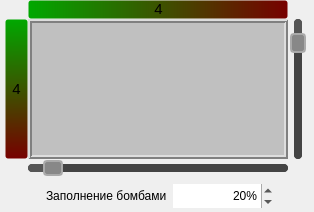
      <widget class="QWidget" name="scrollAreaCustomContents">
       <property name="geometry">
        <rect>
         <x>0</x>
         <y>0</y>
         <width>314</width>
         <height>212</height>
        </rect>
       </property>
       <layout class="QVBoxLayout" name="verticalLayoutCustom">
        <property name="leftMargin">
         <number>0</number>
        </property>
        <property name="topMargin">
         <number>0</number>
        </property>
        <property name="rightMargin">
         <number>0</number>
        </property>
        <property name="bottomMargin">
         <number>0</number>
        </property>
        <item>
         <layout class="QGridLayout" name="gridLayoutCustom">
          <property name="spacing">
           <number>0</number>
          </property>
          <item row="0" column="2">
           <widget class="QProgressBar" name="progressBarX">
            <property name="sizePolicy">
             <sizepolicy hsizetype="Fixed" vsizetype="Fixed">
              <horstretch>0</horstretch>
              <verstretch>0</verstretch>
             </sizepolicy>
            </property>
            <property name="minimumSize">
             <size>
              <width>260</width>
              <height>19</height>
             </size>
            </property>
            <property name="maximumSize">
             <size>
              <width>260</width>
              <height>19</height>
             </size>
            </property>
            <property name="font">
             <font>
              <pointsize>11</pointsize>
             </font>
            </property>
            <property name="contextMenuPolicy">
             <enum>Qt::ContextMenuPolicy::PreventContextMenu</enum>
            </property>
            <property name="styleSheet">
             <string notr="true">QProgressBar {
	background-color: qlineargradient(spread:pad, x1:0, y1:0.5, x2:1, y2:0.5, stop:0 rgba(0, 168, 0, 255), stop:1 rgba(119, 0, 0, 255));
	border: 1px solid dark;
	border-radius: 3px;
}
QProgressBar:chunk {
	background-color:rgba(255, 255, 255, 0);
}</string>
            </property>
            <property name="maximum">
             <number>65</number>
            </property>
            <property name="value">
             <number>4</number>
            </property>
            <property name="alignment">
             <set>Qt::AlignmentFlag::AlignCenter</set>
            </property>
            <property name="format">
             <string>%v</string>
            </property>
           </widget>
          </item>
          <item row="1" column="4">
           <spacer name="horizontalSpacer_4">
            <property name="orientation">
             <enum>Qt::Orientation::Horizontal</enum>
            </property>
            <property name="sizeHint" stdset="0">
             <size>
              <width>40</width>
              <height>20</height>
             </size>
            </property>
           </spacer>
          </item>
          <item row="1" column="1">
           <widget class="QProgressBar" name="progressBarY">
            <property name="sizePolicy">
             <sizepolicy hsizetype="Fixed" vsizetype="Fixed">
              <horstretch>0</horstretch>
              <verstretch>0</verstretch>
             </sizepolicy>
            </property>
            <property name="minimumSize">
             <size>
              <width>23</width>
              <height>140</height>
             </size>
            </property>
            <property name="maximumSize">
             <size>
              <width>23</width>
              <height>140</height>
             </size>
            </property>
            <property name="font">
             <font>
              <pointsize>11</pointsize>
             </font>
            </property>
            <property name="styleSheet">
             <string notr="true">QProgressBar {
	
	background-color: qlineargradient(spread:pad, x1:0.497, y1:0, x2:0.5, y2:1, stop:0 rgba(0, 168, 0, 255), stop:1 rgba(119, 0, 0, 255));
border: 1px solid dark;
	border-radius: 3px;
}
QProgressBar:chunk {
	background-color:rgba(255, 255, 255, 0);
}</string>
            </property>
            <property name="minimum">
             <number>0</number>
            </property>
            <property name="maximum">
             <number>35</number>
            </property>
            <property name="value">
             <number>4</number>
            </property>
            <property name="alignment">
             <set>Qt::AlignmentFlag::AlignCenter</set>
            </property>
            <property name="orientation">
             <enum>Qt::Orientation::Vertical</enum>
            </property>
            <property name="invertedAppearance">
             <bool>true</bool>
            </property>
            <property name="format">
             <string>%v</string>
            </property>
           </widget>
          </item>
          <item row="2" column="2">
           <widget class="QSlider" name="SliderX">
            <property name="sizePolicy">
             <sizepolicy hsizetype="Fixed" vsizetype="Fixed">
              <horstretch>0</horstretch>
              <verstretch>0</verstretch>
             </sizepolicy>
            </property>
            <property name="minimumSize">
             <size>
              <width>260</width>
              <height>19</height>
             </size>
            </property>
            <property name="maximumSize">
             <size>
              <width>260</width>
              <height>19</height>
             </size>
            </property>
            <property name="cursor">
             <cursorShape>SizeHorCursor</cursorShape>
            </property>
            <property name="styleSheet">
             <string notr="true">QSlider {
    background: transparent; /* Фон слайдера */
}

QSlider::groove:horizontal {
    background: #444; /* Цвет дорожки слайдера */
    height: 8px; /* Высота дорожки */
    border-radius: 4px; /* Скругление углов дорожки */
}

QSlider::handle:horizontal {
    background: #888; /* Цвет ползунка */
    border: 2px solid #aaa; /* Светлая рамка вокруг ползунка */
    width: 16px; /* Ширина ползунка */
    margin: -4px 0; /* Отступы */
    border-radius: 4px; /* Скругление углов ползунка */
}

QSlider::handle:horizontal:hover {
    background: #aaa; /* Цвет ползунка при наведении */
}

QSlider::sub-page:horizontal {
    background: #555; /* Цвет заполненной части слайдера */
    border-radius: 4px; /* Скругление углов заполненной части */
}

QSlider::add-page:horizontal {
    background: #444; /* Цвет незаполненной части слайдера */
    border-radius: 4px; /* Скругление углов незаполненной части */
}</string>
            </property>
            <property name="maximum">
             <number>65</number>
            </property>
            <property name="sliderPosition">
             <number>4</number>
            </property>
            <property name="orientation">
             <enum>Qt::Orientation::Horizontal</enum>
            </property>
           </widget>
          </item>
          <item row="1" column="0">
           <spacer name="horizontalSpacer_3">
            <property name="orientation">
             <enum>Qt::Orientation::Horizontal</enum>
            </property>
            <property name="sizeHint" stdset="0">
             <size>
              <width>40</width>
              <height>20</height>
             </size>
            </property>
           </spacer>
          </item>
          <item row="1" column="3">
           <widget class="QSlider" name="SliderY">
            <property name="sizePolicy">
             <sizepolicy hsizetype="MinimumExpanding" vsizetype="Fixed">
              <horstretch>0</horstretch>
              <verstretch>0</verstretch>
             </sizepolicy>
            </property>
            <property name="minimumSize">
             <size>
              <width>20</width>
              <height>140</height>
             </size>
            </property>
            <property name="maximumSize">
             <size>
              <width>40</width>
              <height>140</height>
             </size>
            </property>
            <property name="cursor">
             <cursorShape>SizeVerCursor</cursorShape>
            </property>
            <property name="styleSheet">
             <string notr="true">QSlider {
    background: transparent; /* Фон слайдера */
}

QSlider::groove:vertical {
    background: #444; /* Цвет дорожки слайдера */
    width: 8px; /* Ширина дорожки */
    border-radius: 4px; /* Скругление углов дорожки */
}

QSlider::handle:vertical {
    background: #888; /* Цвет ползунка */
    border: 2px solid #aaa; /* Светлая рамка вокруг ползунка */
    height: 16px; /* Высота ползунка */
    margin: 0 -4px; /* Отступы */
    border-radius: 4px; /* Скругление углов ползунка */
}

QSlider::handle:vertical:hover {
    background: #aaa; /* Цвет ползунка при наведении */
}

QSlider::sub-page:vertical {
    background: #555; /* Цвет заполненной части слайдера */
    border-radius: 4px; /* Скругление углов заполненной части */
}

QSlider::add-page:vertical {
    background: #444; /* Цвет незаполненной части слайдера */
    border-radius: 4px; /* Скругление углов незаполненной части */
}</string>
            </property>
            <property name="maximum">
             <number>35</number>
            </property>
            <property name="value">
             <number>4</number>
            </property>
            <property name="orientation">
             <enum>Qt::Orientation::Vertical</enum>
            </property>
            <property name="invertedAppearance">
             <bool>true</bool>
            </property>
           </widget>
          </item>
          <item row="1" column="2">
           <widget class="QFrame" name="frame">
            <property name="sizePolicy">
             <sizepolicy hsizetype="Fixed" vsizetype="Preferred">
              <horstretch>0</horstretch>
              <verstretch>0</verstretch>
             </sizepolicy>
            </property>
            <property name="minimumSize">
             <size>
              <width>0</width>
              <height>0</height>
             </size>
            </property>
            <property name="maximumSize">
             <size>
              <width>260</width>
              <height>140</height>
             </size>
            </property>
            <property name="autoFillBackground">
             <bool>false</bool>
            </property>
            <property name="styleSheet">
             <string notr="true">QFrame {
	background-color: silver;
}</string>
            </property>
            <property name="frameShape">
             <enum>QFrame::Shape::Box</enum>
            </property>
            <property name="frameShadow">
             <enum>QFrame::Shadow::Raised</enum>
            </property>
            <property name="lineWidth">
             <number>2</number>
            </property>
            <property name="midLineWidth">
             <number>0</number>
            </property>
           </widget>
          </item>
         </layout>
        </item>
        <item>
         <layout class="QFormLayout" name="formLayout_4">
          <property name="formAlignment">
           <set>Qt::AlignmentFlag::AlignHCenter|Qt::AlignmentFlag::AlignTop</set>
          </property>
          <item row="0" column="0">
           <widget class="QLabel" name="labelStaticMinesFill">
            <property name="text">
             <string>Заполнение бомбами</string>
            </property>
           </widget>
          </item>
          <item row="0" column="1">
           <widget class="QSpinBox" name="spinBoxMinesFill">
            <property name="sizePolicy">
             <sizepolicy hsizetype="Fixed" vsizetype="Fixed">
              <horstretch>0</horstretch>
              <verstretch>0</verstretch>
             </sizepolicy>
            </property>
            <property name="minimumSize">
             <size>
              <width>50</width>
              <height>24</height>
             </size>
            </property>
            <property name="maximumSize">
             <size>
              <width>100</width>
              <height>24</height>
             </size>
            </property>
            <property name="frame">
             <bool>false</bool>
            </property>
            <property name="alignment">
             <set>Qt::AlignmentFlag::AlignRight|Qt::AlignmentFlag::AlignTrailing|Qt::AlignmentFlag::AlignVCenter</set>
            </property>
            <property name="suffix">
             <string notr="true">%</string>
            </property>
            <property name="minimum">
             <number>10</number>
            </property>
            <property name="maximum">
             <number>90</number>
            </property>
            <property name="value">
             <number>20</number>
            </property>
           </widget>
          </item>
         </layout>
        </item>
       </layout>
      </widget>
